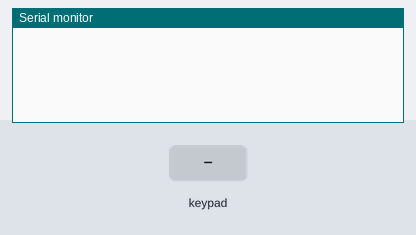
This sketch was run on a simulated Arduino Uno, built with avr-gcc and run on an emulated ATmega328P. On the bench: the last lines printed to the serial monitor. Wiring (inferred from the names in the program): 4×3 keypad with keys 1 2 3 4 5 6 7 8 9 * 0 #: rows pin 7, pin 6, pin 5, pin 4; columns pin 11, pin 10, pin 9. The test bench sets the inputs (shaded band).

Above: at 1.2 s.
1.3 s: key '1' pressed
At 1.8 s:
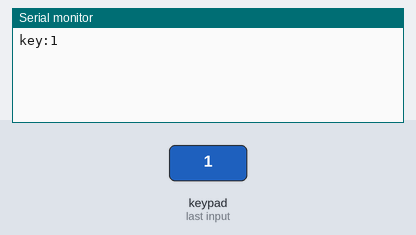
2.9 s: keypad keys 7 6 5 4 # pressed 0.4 s apart
At 5.5 s:
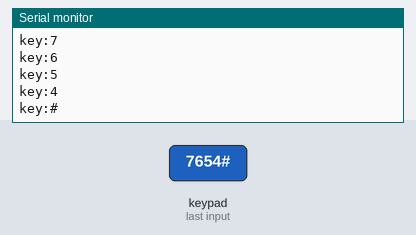
6.4 s: key '*' pressed
At 6.9 s:
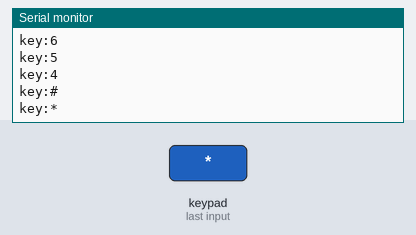
8.0 s: keypad keys 1 1 1 0 9 pressed 0.4 s apart
At 10.6 s:
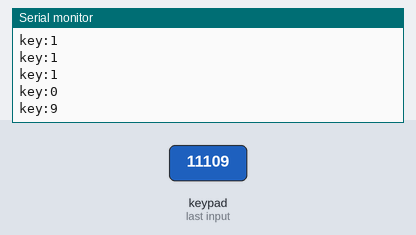
Timing chart, 0 to 12.1 s (numbered marks = the images above; inputs shaded):
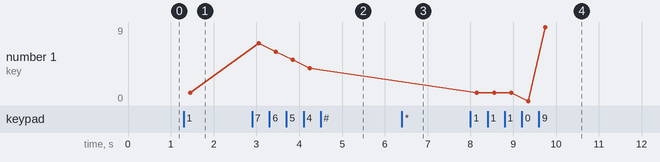

Measured:
- after the input at 1.3 s, the serial monitor: prints a new line after 0.15 s (image 1)
- after the input at 2.9 s, the serial monitor: prints a new line after 0.15 s (image 2)
- after the input at 6.4 s, the serial monitor: prints a new line after 0.15 s (image 3)
- after the input at 8.0 s, the serial monitor: prints a new line after 0.15 s (image 4)
- plotted number 1: 1 → 4 after the input at 2.9 s, 4 → 9 after the input at 8.0 s

The sketch:

key_4_3.ino
```cpp
const int num_rows=4;
const int num_cols=3;
const int debounce_time=20;

const char keymap[num_rows][num_cols]={
	{'1','2','3'},
	{'4','5','6'},
	{'7','8','9'},
	{'*','0','#'}
};

const int row_pins[num_rows]={7,6,5,4};
const int col_pins[num_cols]={11,10,9};


void setup(){
	Serial.begin(9600);
	for(int i=0; i< num_rows; i++)
	{
		pinMode(row_pins[i],INPUT);
		digitalWrite(row_pins[i],HIGH);
	}

	for(int j=0; j< num_cols; j++)
	{
		pinMode(col_pins[j],OUTPUT);
		digitalWrite(col_pins[j],HIGH);
	}
}
void loop()
{
//char key=get_key((char(*)[3])keymap,col_pins,row_pins,num_rows,num_cols);
	char key=get_key();
	if(key!=0){
		Serial.print("key:");
		Serial.println(key);
	}
}

char get_key(){
//char get_key(char (*keymap)[3],const int *col_pins,const int *row_pins,int num_rows,int num_cols){
	char key_value=0;
	for(int cn=0; cn<num_cols; cn++){
		digitalWrite(col_pins[cn],LOW);
		for(int rn=0; rn<num_rows; rn++){
			if(digitalRead(row_pins[rn])==LOW){
				delay(debounce_time);
				if(digitalRead(row_pins[rn])==LOW){
					while(digitalRead(row_pins[rn])==LOW);
					key_value= *(*(keymap+rn)+cn);
				}
			}
		}
		digitalWrite(col_pins[cn],HIGH);
	}
	return key_value;
}
```
